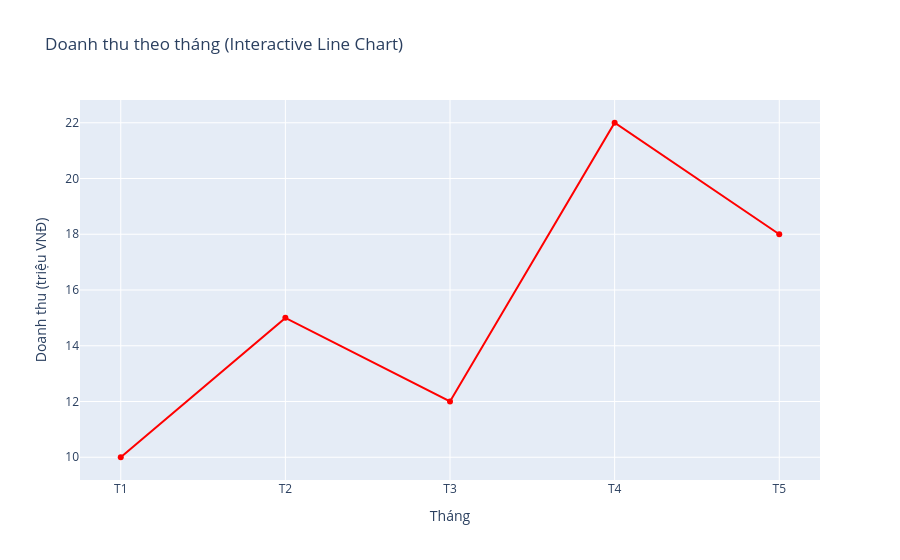

The cell this chart's notebook holds for it:
### Markdown cell above
# plotly - bieu do line

### Code cell
months = ['T1', 'T2', 'T3', 'T4', 'T5']
revenue = [10, 15, 12, 22, 18]

fig = px.line(
    x=months,
    y=revenue,
    markers=True,
    title='Doanh thu theo tháng (Interactive Line Chart)',
    labels={'x': 'Tháng', 'y': 'Doanh thu (triệu VNĐ)'}
)


fig.update_traces(
    line_color='red',
    fillcolor='rgba(255, 0, 0, 0.3)'
)

fig.show()

### Figure 1 — Plotly figure (JSON) as saved in the notebook; plotly's stock layout.template omitted (floating-point values rounded to 4 significant figures)
{"data": [{"fillcolor": "rgba(255, 0, 0, 0.3)", "hovertemplate": "Tháng=%{x}<br>Doanh thu (triệu VNĐ)=%{y}<extra></extra>", "legendgroup": "", "line": {"color": "red", "dash": "solid"}, "marker": {"symbol": "circle"}, "mode": "lines+markers", "name": "", "orientation": "v", "showlegend": false, "type": "scatter", "x": ["T1", "T2", "T3", "T4", "T5"], "xaxis": "x", "y": [10, 15, 12, 22, 18], "yaxis": "y"}], "layout": {"legend": {"tracegroupgap": 0}, "title": {"text": "Doanh thu theo tháng (Interactive Line Chart)"}, "xaxis": {"anchor": "y", "domain": [0, 1], "title": {"text": "Tháng"}}, "yaxis": {"anchor": "x", "domain": [0, 1], "title": {"text": "Doanh thu (triệu VNĐ)"}}}}
